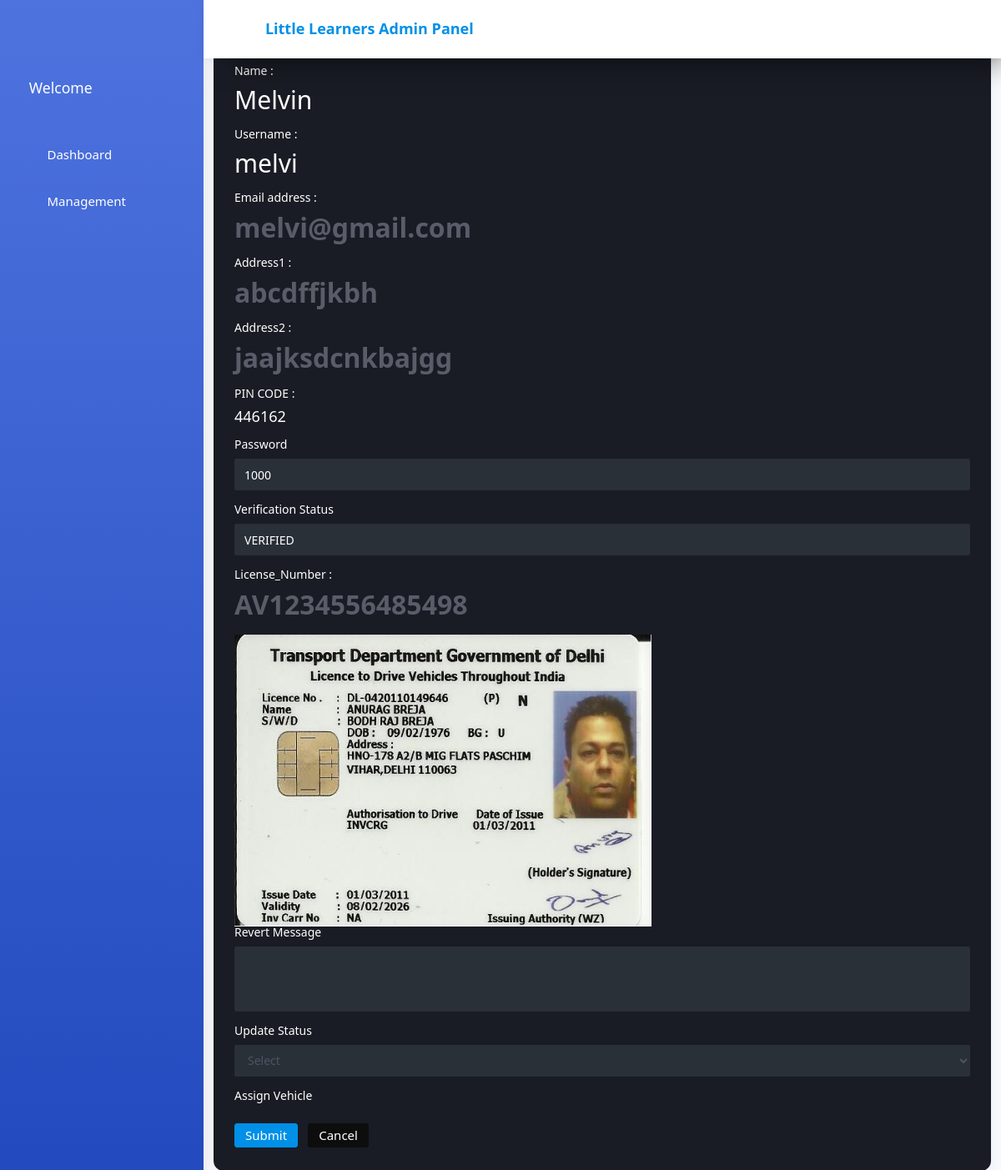
The page /AdminSide/Single_Driver/3 on the database its author committed.
### AdminSide/models.py (models this page shows)
class Driverdb(models.Model):
    STATUS_CHOICES = [
        ('NOT_VERIFIED', 'Not Verified'),
        ('VERIFIED', 'Verified'),
        ('REJECTED', 'Rejected'),
    ]
    Name=models.CharField(max_length=30,null=True,blank=True)
    Password=models.CharField(max_length=20,null=True,blank=True)
    Mobile=models.CharField(max_length=20,null=True,blank=True)
    Username=models.CharField(max_length=20,null=True,blank=True,unique=True)
    Email=models.EmailField(max_length=20,null=True,blank=True,unique=True)
    Address1=models.CharField(max_length=90,null=True,blank=True)
    Address2=models.CharField(max_length=90,null=True,blank=True)
    Pin_Code=models.CharField(max_length=10,null=True,blank=True)
    License_Number=models.CharField(max_length=20,null=True,blank=True)
    ID_Image=models.ImageField(upload_to="Driver Documents")
    Message=models.CharField(max_length=10,null=True,blank=True)
    Verified=models.CharField(default="Not Verified",null=True,blank=True,choices=STATUS_CHOICES,max_length=100)
    Vehicle_Num=models.CharField(null=True,blank=True,max_length=10)

### AdminSide/views.py (the view)
# urls.py: path('Single_Driver/<int:infoid>',views.Single_Driver,name="Single_Driver"),
def Single_Driver(req,infoid):
    cab=Driverdb.objects.get(id=infoid)
    choices=Driverdb.STATUS_CHOICES
    y=Vehicles.objects.all()
    return render(req,"Driver Verification Page.html",{'cab':cab,'choices':choices,'y':y})

### AdminSide/templates/Driver Verification Page.html (shortened to what this page needs)
{% extends 'Index.html' %}
{% block content %}
    <div class="col-12 grid-margin stretch-card">
        <div class="card">
          <div class="card-body">
            <h4 class="card-title">Verification Page</h4>
            <form class="forms-sample" action="{% url 'Driver_Revert_Updation' dataid=cab.id %}" method="post">
              <div class="form-group">
                <label for="exampleInputName1">Name :</label>
                <h2>{{cab.Name}}</h2>
              </div>
              <div class="form-group">
                <label for="exampleInputName1">Username :</label>
                <h2>{{cab.Username}}</h2>
              </div>
              <div class="form-group">
                <label for="exampleInputEmail3">Email address :</label>
                <h3>{{cab.Email}}</h3>
              </div>
              <div class="form-group">
                <label for="exampleInputEmail3">Address1 :</label>
                <h3>{{cab.Address1}}</h3>
              </div>
              <div class="form-group">
                <label for="exampleInputEmail3">Address2 :</label>
                <h3>{{cab.Address2}}</h3>
              </div>
              <div class="form-group">
                <label for="exampleInputEmail3">PIN CODE :</label>
                <h4>{{cab.Pin_Code}}</h4>
              </div>
              <div class="form-group">
                <label for="exampleInputPassword4">Password</label>
                <input type="text" class="form-control" id="exampleInputPassword4" placeholder="Password" value="{{cab.Password}}" >
              </div>
              <div class="form-group">
                <label for="exampleInputPassword4">Verification Status </label>
                <input type="text" value="{{cab.Verified}}" class="form-control" id="exampleInputPassword4" placeholder="Password" >
              </div>
              <div class="form-group">
                <label for="exampleInputCity1">License_Number :</label>
                <h3>{{cab.License_Number}}</h3>
              </div>
              <a href="" onclick="openPDF('{{cab.ID_Image.url }}'); return false;">
                <img src="{{cab.ID_Image.url}}" alt="" width="500px" height="350px">
              </a>
              <div class="form-group">
                <label for="exampleTextarea1">Revert Message</label>
                <textarea class="form-control" id="exampleTextarea1" rows="4" name="message"></textarea>
              </div>
              <div class="form-group">
                <label for="exampleSelectGender">Update Status</label>
                <select name="status" class="form-control" id="statusSelect">
                  <option value="">Select</option>
                </select>
              </div>
              <div class="form-group">
                <label for="exampleSelectGender">Assign Vehicle</label>
              </div>
              <button type="submit" class="btn btn-primary mr-2">Submit</button>
              <button class="btn btn-dark">Cancel</button>
            </form>
          </div>
        </div>
      </div>
  {% endblock %}

### AdminSide/templates/Index.html (style rules this page uses)
:root { --primary-color: #4e73df; --secondary-color: #1cc88a; --danger-color: #e74a3b; --warning-color: #f6c23e; --dark-color: #5a5c69; --card-border-radius: 12px; --transition-speed: 0.3s; }
body { font-family: 'Nunito', 'Segoe UI', Roboto, 'Helvetica Neue', Arial, sans-serif; background-color: #f8f9fc; }
.card { border: none; border-radius: var(--card-border-radius); box-shadow: 0 5px 15px rgba(0, 0, 0, 0.05); transition: transform var(--transition-speed), box-shadow var(--transition-speed); overflow: hidden; }
.card-body { padding: 1.5rem; }
.card h3 { font-size: 2rem; font-weight: 700; color: var(--dark-color); margin-bottom: 0.5rem; }
.card-title { font-weight: 700; margin-bottom: 1.5rem; color: #4e73df; position: relative; padding-bottom: 10px; }
.card-title:after { content: ''; position: absolute; left: 0; bottom: 0; width: 50px; height: 3px; background: linear-gradient(90deg, #4e73df, #224abe); border-radius: 2px; }

### rows shown on the page
Driverdb: Name "Melvin", Username "melvi", Email "melvi@gmail.com", Address1 "abcdffjkbh", Address2 "jaajksdcnkbajgg", Pin_Code "446162", Password "1000", Verified "VERIFIED", License_Number "AV1234556485498", ID_Image (picture)
